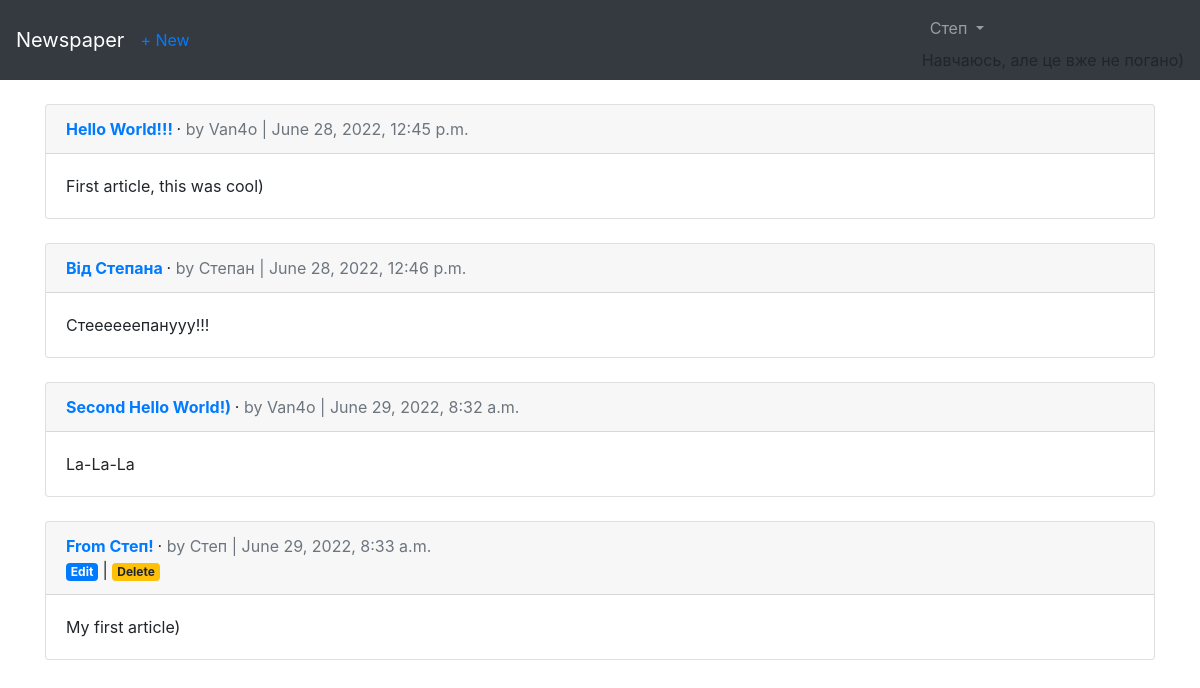
Screenshot of /article/ (signed in) with the database file from the repository.
### users/models.py (models this page shows)
class CustomUser(AbstractUser):
    age = models.PositiveIntegerField(null=True, blank=True)

### articles/models.py (models this page shows, shortened)
class Article(models.Model):
    title = models.CharField(max_length=260)
    body = models.TextField()
    date = models.DateTimeField(auto_now_add=True)
    author = models.ForeignKey(
        get_user_model(),
        on_delete=models.CASCADE
    )

### articles/views.py (the view)
# urls.py: path('', ArticlePageView.as_view(), name="articles"),
class ArticlePageView(ListView):
    model = Article
    template_name = "article_list.html"
    context_object_name = "article_list"

### templates/article_list.html (shortened to what this page needs)
{% extends 'base.html'%}
{% block content%}
    {% for article in article_list %}
        <div class="card">
            <div class="card-header">
                <span class="font-weight-bold">
                    <a href = "{% url 'article_detail' article.pk %}">
                        {{ article.title }}
                    </a>
                </span> &middot;
                <span class="text-muted">by {{ article.author }} |
                {{ article.date }}</span>
                {% if user.is_authenticated and article.author.username == user.username %}
                    <div>
                        <a href="{% url 'article_edit' article.pk %}" class="badge badge-primary">Edit</a> |
                        <a href="{% url 'article_delete' article.pk %}" class="badge badge-warning">Delete</a>
                    </div>
                {% endif %}
            </div>
            <div class="card-body">
                {{ article.body }}
            </div>
        </div>
        <br>
    {% endfor %}
{% endblock content%}

### templates/base.html (shortened to what this page needs)
<!DOCTYPE html>
<html lang="uk">
    <head>
        <link rel="stylesheet" href="https://cdn.jsdelivr.net/npm/bootstrap@4.1.3/dist/css/bootstrap.min.css"
>
    </head>
    <body>
        <nav class="navbar navbar-expand-md navbar-dark bg-dark mb-4">
            <a class="navbar-brand" href="{% url 'home' %}">Newspaper</a>
            <a href="{% url 'article_create' %}"> + New</a>
            <div class="collapse navbar-collapse" id="navbarCollapse">
                {% if user.is_authenticated %}
                    <ul class="navbar-nav ml-auto">
                    <li class="nav-item">
                    <a class="nav-link dropdown-toggle" href="#" id="userMenu"
                    data-toggle="dropdown" aria-haspopup="true"
                    aria-expanded="false">
                    {{ user.username }}
                    </a>
                    Навчаюсь, але це вже не погано)
                    </li>
                    </ul>
                {% endif %}
            </div>
        </nav>
        <div class="container">
            {% block content %}
            {% endblock content %}
        </div>
    </body>
</html>

### rows the page displays
CustomUser: username "Степ"
Article: title "Hello World!!!", author "Van4o", date "June 28, 2022, 12:45 p.m.", body "First article, this was cool)"
Article: title "Від Степана", author "Степан", date "June 28, 2022, 12:46 p.m.", body "Стеееееепанyyy!!!"
Article: title "Second Hello World!)", author "Van4o", date "June 29, 2022, 8:32 a.m.", body "La-La-La"
Article: title "From Степ!", author "Степ", date "June 29, 2022, 8:33 a.m.", shows "Edit", body "My first article)"
